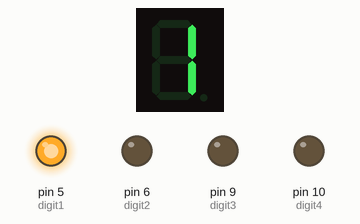
Simulated run of this sketch. Board: Arduino Uno, built with avr-gcc and run on an emulated ATmega328P. Shown: 1-digit seven-segment display, output pins drawn as LEDs (lit = HIGH). Wiring (inferred from the names in the program): 1-digit 7-segment display, segments lit when HIGH: segments A0, A1, A2, pin 2, pin 4, pin 7, pin 8, pin 13. The segment pins are drawn as the display they are named for; pins used as bus, display or sensor lines are not drawn.

Above: at 0.05 s.
At 0.55 s:
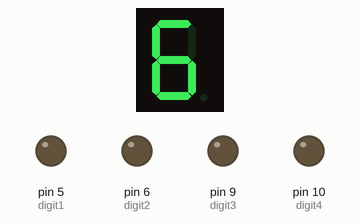
At 1.15 s:
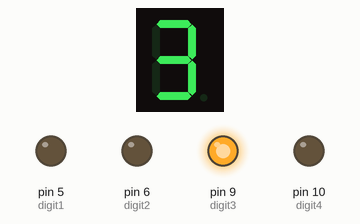
Timing chart, 0 to 40.0 s (numbered marks = the images above):
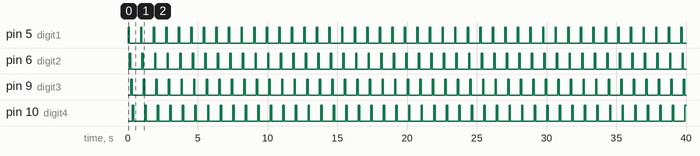

Measured:
- by itself, pin 5 (digit1), pin 6 (digit2), pin 9 (digit3), pin 10 (digit4): alternates HIGH for 0.10 s and LOW for 0.80 s
- by itself, everything shown: repeats every 0.90 s, in 9 steps

The sketch:

9_1234.ino
```cpp
// 4 digit 7 segment display
int segmentA = A0;
int segmentB = A1;
int segmentC = A2;
int segmentD = 2;
int segmentE = 4;
int segmentF = 7;
int segmentG = 8;
int segmentDP = 13;

int digit1 = 5;
int digit2 = 6;
int digit3 = 9;
int digit4 = 10;

void setup() {
  pinMode(segmentA, OUTPUT);
  pinMode(segmentB, OUTPUT);
  pinMode(segmentC, OUTPUT);
  pinMode(segmentD, OUTPUT);
  pinMode(segmentE, OUTPUT);
  pinMode(segmentF, OUTPUT);
  pinMode(segmentG, OUTPUT);
  pinMode(segmentDP, OUTPUT);

  pinMode(digit1, OUTPUT);
  pinMode(digit2, OUTPUT);
  pinMode(digit3, OUTPUT);
  pinMode(digit4, OUTPUT);
}

void loop() {
  activateDigit();
}

void activateDigit() {
  for (int digit = 1; digit <= 9; digit++) {
    switch (digit) {
      case 1:
        digitalWrite(digit1, HIGH);
        break;
      case 2:
        digitalWrite(digit2, HIGH);
        break;
      case 3:
        digitalWrite(digit3, HIGH);
        break;
      case 4:
        digitalWrite(digit4, HIGH);
        break;
    }
    displayNumber(digit);
    delay(100);
    //Turn off all digits
    digitalWrite(digit1, LOW);
    digitalWrite(digit2, LOW);
    digitalWrite(digit3, LOW);
    digitalWrite(digit4, LOW);
  }
}


void displayNumber(int numberToDisplay) {
  switch (numberToDisplay) {
    case 1:  // แสดงผลเลข 1
      digitalWrite(segmentA, LOW);
      digitalWrite(segmentB, HIGH);
      digitalWrite(segmentC, HIGH);
      digitalWrite(segmentD, LOW);
      digitalWrite(segmentE, LOW);
      digitalWrite(segmentF, LOW);
      digitalWrite(segmentG, LOW);
      break;

    case 2:  // แสดงผลเลข 2
      digitalWrite(segmentA, HIGH);
      digitalWrite(segmentB, HIGH);
      digitalWrite(segmentC, LOW);
      digitalWrite(segmentD, HIGH);
      digitalWrite(segmentE, HIGH);
      digitalWrite(segmentF, LOW);
      digitalWrite(segmentG, HIGH);
      break;

    case 3:  // แสดงผลเลข 3
      digitalWrite(segmentA, HIGH);
      digitalWrite(segmentB, HIGH);
      digitalWrite(segmentC, HIGH);
      digitalWrite(segmentD, HIGH);
      digitalWrite(segmentE, LOW);
      digitalWrite(segmentF, LOW);
      digitalWrite(segmentG, HIGH);
      break;

    case 4:  // แสดงผลเลข 4
      digitalWrite(segmentA, LOW);
      digitalWrite(segmentB, HIGH);
      digitalWrite(segmentC, HIGH);
      digitalWrite(segmentD, LOW);
      digitalWrite(segmentE, LOW);
      digitalWrite(segmentF, HIGH);
      digitalWrite(segmentG, HIGH);
      break;
    case 5:  // แสดงผลเลข 5
      digitalWrite(segmentA, HIGH);
      digitalWrite(segmentB, LOW);
      digitalWrite(segmentC, HIGH);
      digitalWrite(segmentD, HIGH);
      digitalWrite(segmentE, LOW);
      digitalWrite(segmentF, HIGH);
      digitalWrite(segmentG, HIGH);
      break;

    case 6:  // แสดงผลเลข 6
      digitalWrite(segmentA, HIGH);
      digitalWrite(segmentB, LOW);
      digitalWrite(segmentC, HIGH);
      digitalWrite(segmentD, HIGH);
      digitalWrite(segmentE, HIGH);
      digitalWrite(segmentF, HIGH);
      digitalWrite(segmentG, HIGH);
      break;

    case 7:  // แสดงผลเลข 7
      digitalWrite(segmentA, HIGH);
      digitalWrite(segmentB, HIGH);
      digitalWrite(segmentC, HIGH);
      digitalWrite(segmentD, LOW);
      digitalWrite(segmentE, LOW);
      digitalWrite(segmentF, LOW);
      digitalWrite(segmentG, LOW);
      break;

    case 8:  // แสดงผลเลข 8
      digitalWrite(segmentA, HIGH);
      digitalWrite(segmentB, HIGH);
      digitalWrite(segmentC, HIGH);
      digitalWrite(segmentD, HIGH);
      digitalWrite(segmentE, HIGH);
      digitalWrite(segmentF, HIGH);
      digitalWrite(segmentG, HIGH);
      break;

    case 9:  // แสดงผลเลข 9
      digitalWrite(segmentA, HIGH);
      digitalWrite(segmentB, HIGH);
      digitalWrite(segmentC, HIGH);
      digitalWrite(segmentD, HIGH);
      digitalWrite(segmentE, LOW);
      digitalWrite(segmentF, HIGH);
      digitalWrite(segmentG, HIGH);
      break;
  }
}
```
